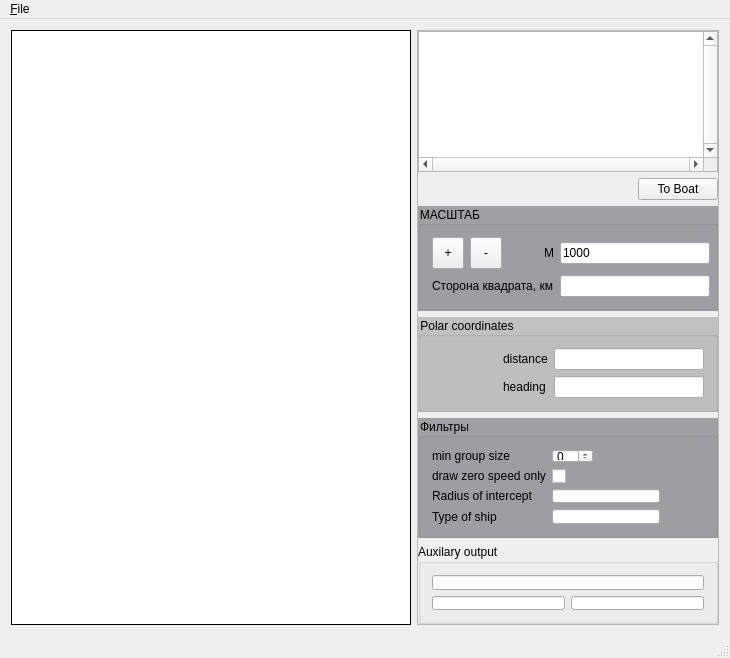
<?xml version="1.0" encoding="UTF-8"?>
<ui version="4.0">
 <class>MainWindow</class>
 <widget class="QMainWindow" name="MainWindow">
  <property name="geometry">
   <rect>
    <x>0</x>
    <y>0</y>
    <width>730</width>
    <height>658</height>
   </rect>
  </property>
  <property name="windowTitle">
   <string>MainWindow</string>
  </property>
  <widget class="QWidget" name="centralWidget">
   <layout class="QHBoxLayout" name="horizontalLayout">
    <item>
     <widget class="TmyQFrame" name="Image1">
      <property name="sizePolicy">
       <sizepolicy hsizetype="Expanding" vsizetype="Expanding">
        <horstretch>0</horstretch>
        <verstretch>0</verstretch>
       </sizepolicy>
      </property>
      <property name="styleSheet">
       <string notr="true">background: rgb(255, 255, 255)</string>
      </property>
      <property name="frameShape">
       <enum>QFrame::Box</enum>
      </property>
     </widget>
    </item>
    <item>
     <widget class="QFrame" name="frame_right">
      <property name="frameShape">
       <enum>QFrame::StyledPanel</enum>
      </property>
      <property name="frameShadow">
       <enum>QFrame::Raised</enum>
      </property>
      <layout class="QVBoxLayout" name="verticalLayout">
       <property name="leftMargin">
        <number>0</number>
       </property>
       <property name="topMargin">
        <number>0</number>
       </property>
       <property name="rightMargin">
        <number>0</number>
       </property>
       <property name="bottomMargin">
        <number>0</number>
       </property>
       <item>
        <widget class="QTextEdit" name="textEdit_Memo1">
         <property name="sizePolicy">
          <sizepolicy hsizetype="Fixed" vsizetype="Expanding">
           <horstretch>0</horstretch>
           <verstretch>0</verstretch>
          </sizepolicy>
         </property>
         <property name="minimumSize">
          <size>
           <width>300</width>
           <height>0</height>
          </size>
         </property>
         <property name="verticalScrollBarPolicy">
          <enum>Qt::ScrollBarAlwaysOn</enum>
         </property>
         <property name="horizontalScrollBarPolicy">
          <enum>Qt::ScrollBarAlwaysOn</enum>
         </property>
        </widget>
       </item>
       <item alignment="Qt::AlignRight">
        <widget class="QPushButton" name="pbToBoat">
         <property name="sizePolicy">
          <sizepolicy hsizetype="Fixed" vsizetype="Fixed">
           <horstretch>0</horstretch>
           <verstretch>0</verstretch>
          </sizepolicy>
         </property>
         <property name="text">
          <string>To Boat</string>
         </property>
        </widget>
       </item>
       <item>
        <widget class="QGroupBox" name="groupBox_scale">
         <property name="sizePolicy">
          <sizepolicy hsizetype="Fixed" vsizetype="Fixed">
           <horstretch>0</horstretch>
           <verstretch>0</verstretch>
          </sizepolicy>
         </property>
         <property name="minimumSize">
          <size>
           <width>300</width>
           <height>0</height>
          </size>
         </property>
         <property name="maximumSize">
          <size>
           <width>300</width>
           <height>16777215</height>
          </size>
         </property>
         <property name="styleSheet">
          <string notr="true">QGroupBox{ background: rgb(160, 160, 164) }</string>
         </property>
         <property name="title">
          <string>МАСШТАБ</string>
         </property>
         <layout class="QGridLayout" name="gridLayout_2">
          <item row="0" column="3">
           <widget class="QLineEdit" name="e_coef">
            <property name="sizePolicy">
             <sizepolicy hsizetype="Fixed" vsizetype="Fixed">
              <horstretch>0</horstretch>
              <verstretch>0</verstretch>
             </sizepolicy>
            </property>
            <property name="minimumSize">
             <size>
              <width>150</width>
              <height>0</height>
             </size>
            </property>
            <property name="text">
             <string>1000</string>
            </property>
           </widget>
          </item>
          <item row="0" column="0">
           <widget class="QToolButton" name="tbZoomIn">
            <property name="minimumSize">
             <size>
              <width>32</width>
              <height>32</height>
             </size>
            </property>
            <property name="text">
             <string>+</string>
            </property>
           </widget>
          </item>
          <item row="1" column="0" colspan="3" alignment="Qt::AlignRight">
           <widget class="QLabel" name="label_2">
            <property name="sizePolicy">
             <sizepolicy hsizetype="Fixed" vsizetype="Fixed">
              <horstretch>0</horstretch>
              <verstretch>0</verstretch>
             </sizepolicy>
            </property>
            <property name="text">
             <string>Сторона квадрата, км</string>
            </property>
           </widget>
          </item>
          <item row="0" column="2" alignment="Qt::AlignRight">
           <widget class="QLabel" name="label">
            <property name="sizePolicy">
             <sizepolicy hsizetype="Fixed" vsizetype="Fixed">
              <horstretch>0</horstretch>
              <verstretch>0</verstretch>
             </sizepolicy>
            </property>
            <property name="text">
             <string>M</string>
            </property>
           </widget>
          </item>
          <item row="0" column="1">
           <widget class="QToolButton" name="tbZoomOut">
            <property name="minimumSize">
             <size>
              <width>32</width>
              <height>32</height>
             </size>
            </property>
            <property name="text">
             <string>-</string>
            </property>
           </widget>
          </item>
          <item row="1" column="3">
           <widget class="QLineEdit" name="e_sq_size">
            <property name="sizePolicy">
             <sizepolicy hsizetype="Fixed" vsizetype="Fixed">
              <horstretch>0</horstretch>
              <verstretch>0</verstretch>
             </sizepolicy>
            </property>
            <property name="minimumSize">
             <size>
              <width>150</width>
              <height>0</height>
             </size>
            </property>
            <property name="readOnly">
             <bool>true</bool>
            </property>
           </widget>
          </item>
         </layout>
        </widget>
       </item>
       <item>
        <widget class="QGroupBox" name="groupBox_polarCoords">
         <property name="sizePolicy">
          <sizepolicy hsizetype="Fixed" vsizetype="Fixed">
           <horstretch>0</horstretch>
           <verstretch>0</verstretch>
          </sizepolicy>
         </property>
         <property name="minimumSize">
          <size>
           <width>300</width>
           <height>0</height>
          </size>
         </property>
         <property name="maximumSize">
          <size>
           <width>300</width>
           <height>16777215</height>
          </size>
         </property>
         <property name="styleSheet">
          <string notr="true">QGroupBox{ background:rgb(192, 192, 192)}</string>
         </property>
         <property name="title">
          <string>Polar coordinates</string>
         </property>
         <layout class="QGridLayout" name="gridLayout_4">
          <item row="0" column="0">
           <spacer name="horizontalSpacer">
            <property name="orientation">
             <enum>Qt::Horizontal</enum>
            </property>
            <property name="sizeHint" stdset="0">
             <size>
              <width>67</width>
              <height>20</height>
             </size>
            </property>
           </spacer>
          </item>
          <item row="0" column="1">
           <widget class="QLabel" name="label_3">
            <property name="sizePolicy">
             <sizepolicy hsizetype="Fixed" vsizetype="Preferred">
              <horstretch>0</horstretch>
              <verstretch>0</verstretch>
             </sizepolicy>
            </property>
            <property name="text">
             <string>distance</string>
            </property>
           </widget>
          </item>
          <item row="0" column="2">
           <widget class="QLineEdit" name="e_dist">
            <property name="sizePolicy">
             <sizepolicy hsizetype="Fixed" vsizetype="Fixed">
              <horstretch>0</horstretch>
              <verstretch>0</verstretch>
             </sizepolicy>
            </property>
            <property name="minimumSize">
             <size>
              <width>150</width>
              <height>0</height>
             </size>
            </property>
            <property name="readOnly">
             <bool>true</bool>
            </property>
           </widget>
          </item>
          <item row="1" column="1">
           <widget class="QLabel" name="label_4">
            <property name="sizePolicy">
             <sizepolicy hsizetype="Fixed" vsizetype="Preferred">
              <horstretch>0</horstretch>
              <verstretch>0</verstretch>
             </sizepolicy>
            </property>
            <property name="text">
             <string>heading</string>
            </property>
           </widget>
          </item>
          <item row="1" column="2">
           <widget class="QLineEdit" name="e_head">
            <property name="sizePolicy">
             <sizepolicy hsizetype="Fixed" vsizetype="Fixed">
              <horstretch>0</horstretch>
              <verstretch>0</verstretch>
             </sizepolicy>
            </property>
            <property name="minimumSize">
             <size>
              <width>150</width>
              <height>0</height>
             </size>
            </property>
            <property name="readOnly">
             <bool>true</bool>
            </property>
           </widget>
          </item>
         </layout>
        </widget>
       </item>
       <item>
        <widget class="QGroupBox" name="groupBox_filters">
         <property name="sizePolicy">
          <sizepolicy hsizetype="Fixed" vsizetype="Fixed">
           <horstretch>0</horstretch>
           <verstretch>0</verstretch>
          </sizepolicy>
         </property>
         <property name="minimumSize">
          <size>
           <width>300</width>
           <height>0</height>
          </size>
         </property>
         <property name="maximumSize">
          <size>
           <width>300</width>
           <height>120</height>
          </size>
         </property>
         <property name="styleSheet">
          <string notr="true">QGroupBox{ background: rgb(160, 160, 164) }</string>
         </property>
         <property name="title">
          <string>Фильтры</string>
         </property>
         <layout class="QFormLayout" name="formLayout">
          <item row="0" column="0">
           <widget class="QLabel" name="label_5">
            <property name="sizePolicy">
             <sizepolicy hsizetype="Fixed" vsizetype="Preferred">
              <horstretch>0</horstretch>
              <verstretch>0</verstretch>
             </sizepolicy>
            </property>
            <property name="text">
             <string>min group size</string>
            </property>
           </widget>
          </item>
          <item row="0" column="1">
           <widget class="QSpinBox" name="spinMinGroup">
            <property name="sizePolicy">
             <sizepolicy hsizetype="Fixed" vsizetype="Fixed">
              <horstretch>0</horstretch>
              <verstretch>0</verstretch>
             </sizepolicy>
            </property>
            <property name="minimumSize">
             <size>
              <width>30</width>
              <height>0</height>
             </size>
            </property>
            <property name="toolTip">
             <string>Минимальное количеcтво кораблей в группе к отриcовке</string>
            </property>
           </widget>
          </item>
          <item row="1" column="0">
           <widget class="QLabel" name="label_8">
            <property name="text">
             <string>draw zero speed only</string>
            </property>
           </widget>
          </item>
          <item row="1" column="1">
           <widget class="QCheckBox" name="chZeroSpeeds">
            <property name="sizePolicy">
             <sizepolicy hsizetype="Fixed" vsizetype="Fixed">
              <horstretch>0</horstretch>
              <verstretch>0</verstretch>
             </sizepolicy>
            </property>
            <property name="text">
             <string/>
            </property>
           </widget>
          </item>
          <item row="2" column="0">
           <widget class="QLabel" name="label_6">
            <property name="sizePolicy">
             <sizepolicy hsizetype="Fixed" vsizetype="Preferred">
              <horstretch>0</horstretch>
              <verstretch>0</verstretch>
             </sizepolicy>
            </property>
            <property name="text">
             <string>Radius of intercept</string>
            </property>
           </widget>
          </item>
          <item row="2" column="1">
           <widget class="QLineEdit" name="eradius_of_intercept">
            <property name="sizePolicy">
             <sizepolicy hsizetype="Fixed" vsizetype="Fixed">
              <horstretch>0</horstretch>
              <verstretch>0</verstretch>
             </sizepolicy>
            </property>
            <property name="minimumSize">
             <size>
              <width>100</width>
              <height>0</height>
             </size>
            </property>
           </widget>
          </item>
          <item row="3" column="0">
           <widget class="QLabel" name="label_7">
            <property name="sizePolicy">
             <sizepolicy hsizetype="Fixed" vsizetype="Preferred">
              <horstretch>0</horstretch>
              <verstretch>0</verstretch>
             </sizepolicy>
            </property>
            <property name="text">
             <string>Type of ship</string>
            </property>
           </widget>
          </item>
          <item row="3" column="1">
           <widget class="QLineEdit" name="e_flt_type_of_ship">
            <property name="sizePolicy">
             <sizepolicy hsizetype="Fixed" vsizetype="Fixed">
              <horstretch>0</horstretch>
              <verstretch>0</verstretch>
             </sizepolicy>
            </property>
            <property name="minimumSize">
             <size>
              <width>100</width>
              <height>0</height>
             </size>
            </property>
           </widget>
          </item>
         </layout>
        </widget>
       </item>
       <item>
        <widget class="QGroupBox" name="groupBox_auxilary">
         <property name="sizePolicy">
          <sizepolicy hsizetype="Fixed" vsizetype="Fixed">
           <horstretch>0</horstretch>
           <verstretch>0</verstretch>
          </sizepolicy>
         </property>
         <property name="minimumSize">
          <size>
           <width>300</width>
           <height>80</height>
          </size>
         </property>
         <property name="maximumSize">
          <size>
           <width>300</width>
           <height>80</height>
          </size>
         </property>
         <property name="title">
          <string>Auxilary output</string>
         </property>
         <layout class="QGridLayout" name="gridLayout_5">
          <item row="0" column="0" colspan="2">
           <widget class="QLineEdit" name="e_coords">
            <property name="readOnly">
             <bool>true</bool>
            </property>
           </widget>
          </item>
          <item row="1" column="0">
           <widget class="QLineEdit" name="e_tmp"/>
          </item>
          <item row="1" column="1">
           <widget class="QLineEdit" name="e_tmp2"/>
          </item>
         </layout>
        </widget>
       </item>
      </layout>
     </widget>
    </item>
   </layout>
   <zorder>frame_right</zorder>
   <zorder>Image1</zorder>
  </widget>
  <widget class="QMenuBar" name="menuBar">
   <property name="geometry">
    <rect>
     <x>0</x>
     <y>0</y>
     <width>730</width>
     <height>21</height>
    </rect>
   </property>
   <widget class="QMenu" name="menuFile">
    <property name="title">
     <string>&amp;File</string>
    </property>
    <addaction name="actionOpen"/>
   </widget>
   <addaction name="menuFile"/>
  </widget>
  <widget class="QStatusBar" name="statusBar"/>
  <action name="actionOpen">
   <property name="text">
    <string>&amp;Open</string>
   </property>
  </action>
 </widget>
 <layoutdefault spacing="6" margin="11"/>
 <customwidgets>
  <customwidget>
   <class>TmyQFrame</class>
   <extends>QFrame</extends>
   <header location="global">tmyqframe.h</header>
   <container>1</container>
   <slots>
    <slot>set_world()</slot>
   </slots>
  </customwidget>
 </customwidgets>
 <resources/>
 <connections/>
</ui>
